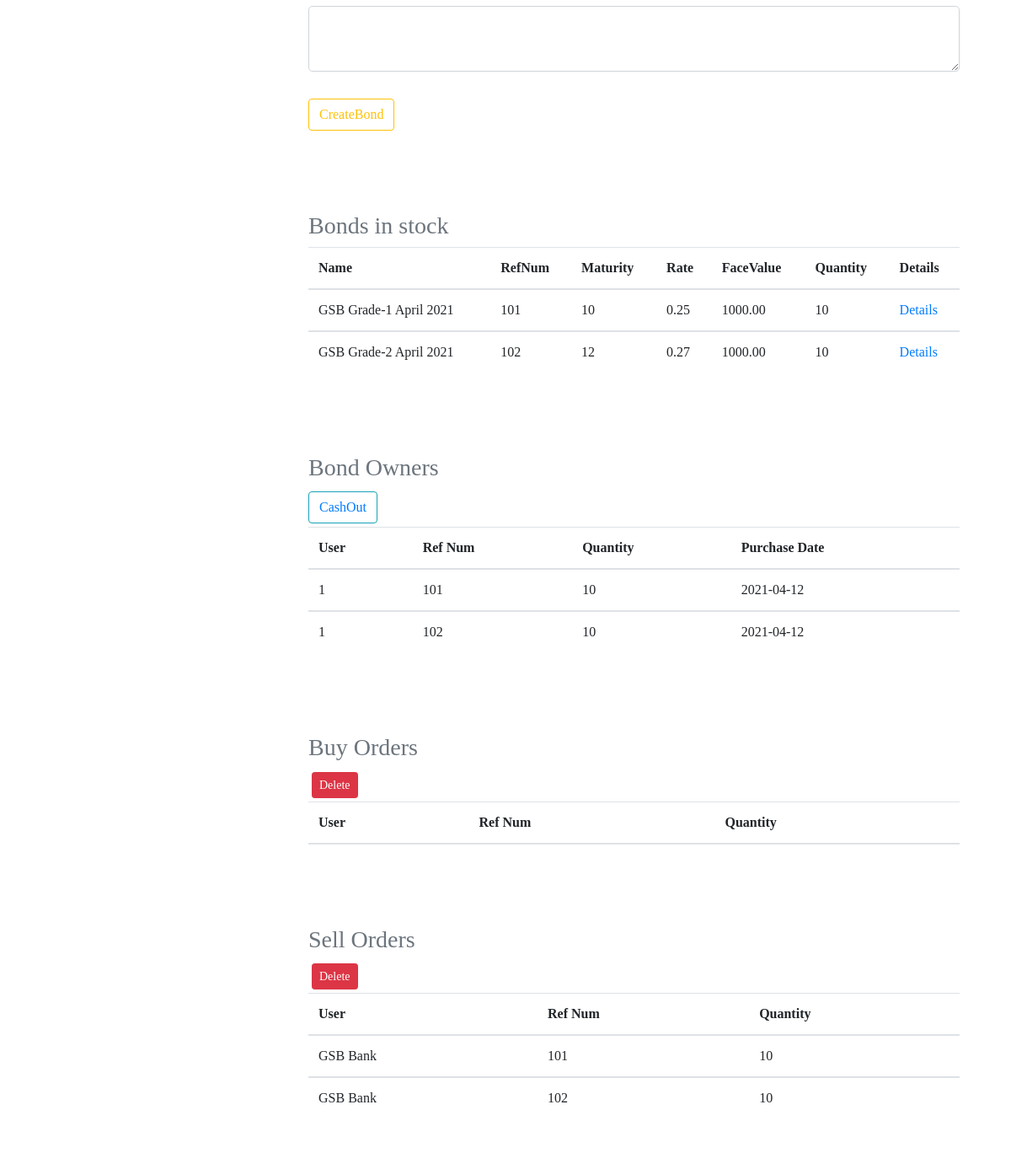
/adminbond (signed in, lower part), run on an earlier commit of the app's database.
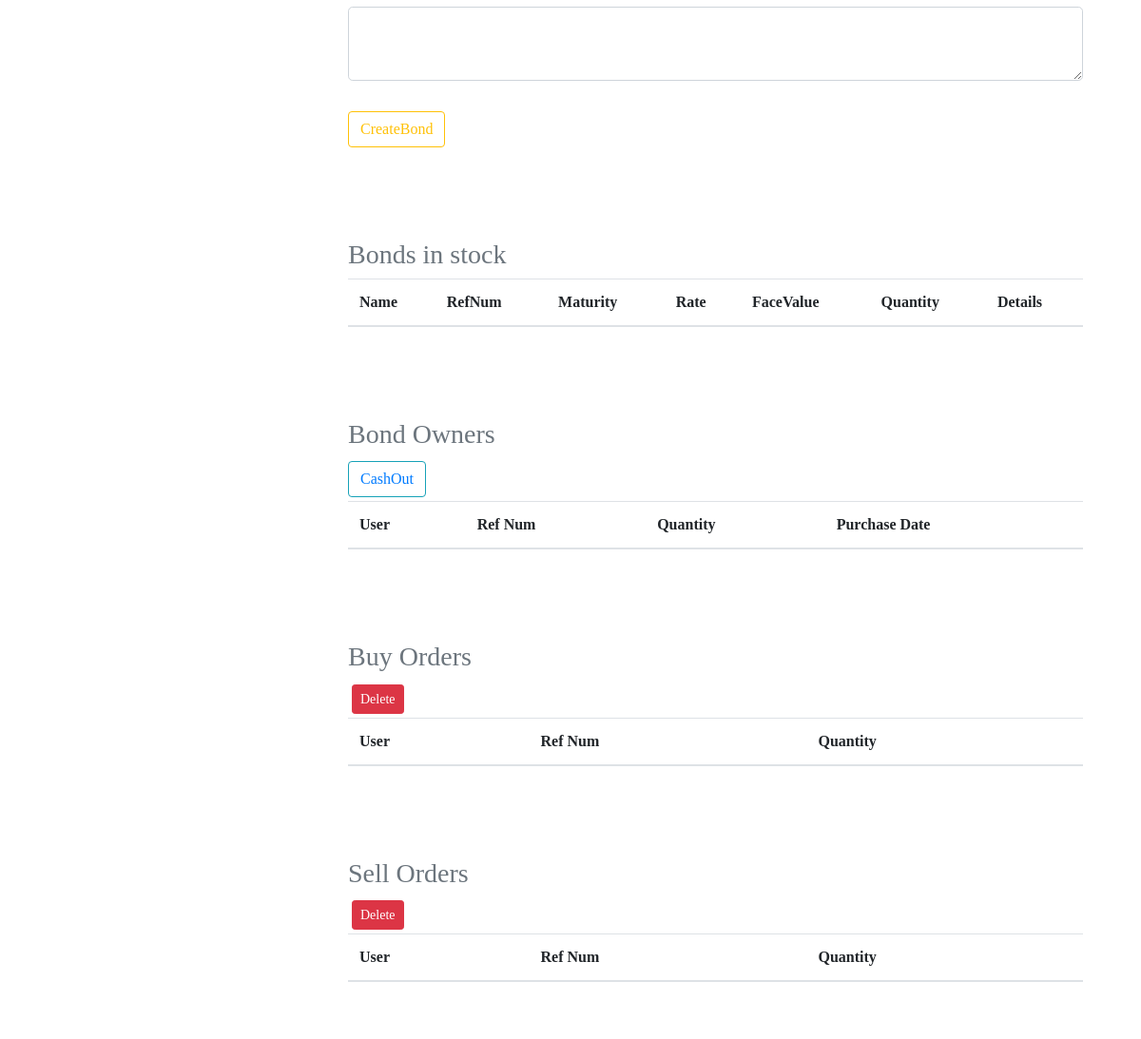
And on a later commit of the database.
### gsb/models.py (models this page shows, shortened)
class Bond(db.Model):
    id = db.Column(db.Integer, primary_key=True)
    name = db.Column(db.String(50), unique=True, nullable=False)
    ref_num = db.Column(db.Integer, unique=True, nullable=False)
    maturity = db.Column(db.Integer, nullable=False)
    rate = db.Column(db.Numeric(4, 2), nullable=False)
    face_value = db.Column(db.Numeric(6, 2), nullable=False)
    quantity = db.Column(db.Integer, nullable=False)
    info = db.Column(db.String(300), nullable=False)

class Bonds(db.Model):
    __tablename__ = 'bonds'
    __table_args__ = {'extend_existing': True}
    user_id = db.Column(db.Integer, db.ForeignKey('user.id'), primary_key=True)
    bond_id = db.Column(db.Integer, db.ForeignKey('bond.id'), primary_key=True)
    quantity = db.Column(db.Integer, nullable=False)
    timestamp = db.Column(db.DateTime, nullable=False,
        default=datetime.now())
    owner = db.relationship("User", backref="bond_owner")
    bond = db.relationship("Bond", backref="bond")

class Sells(db.Model):
    __tablename__ = 'sells'
    __table_args__ = {'extend_existing': True}
    user_id = db.Column(db.Integer, db.ForeignKey('user.id'), primary_key=True)
    bond_id = db.Column(db.Integer, db.ForeignKey('bond.id'), primary_key=True)
    quantity = db.Column(db.Integer, nullable=False)
    offer = db.Column(db.Numeric(6, 2), nullable=False)
    rate = db.Column(db.Numeric(4, 2), nullable=True)
    yd = db.Column(db.Numeric(4, 4), nullable=False)
    seller = db.relationship("User", backref="seller")
    bond = db.relationship("Bond", backref="bond_sell")

class User(db.Model, UserMixin):
    id = db.Column(db.Integer, primary_key=True)
    username = db.Column(db.String(20), unique=True, nullable=False)
    email = db.Column(db.String(120), unique=True, nullable=False)
    password = db.Column(db.String(60), nullable=False)
    account = db.Column(db.BigInteger, unique=True, nullable=False)
    cash = db.Column(db.Numeric(20, 2), nullable=False)
    admin =  db.Column(db.Boolean, default=False, nullable=False)
    active =  db.Column(db.Boolean, default=False, nullable=False)
    market =  db.Column(db.Boolean, default=False, nullable=False)
    image = db.Column(db.Integer, default=1, nullable=False)
    inbox = db.Column(db.Integer, default=0, nullable=False)
    term = db.Column(db.Numeric(20, 2), nullable=False)
    bond = db.Column(db.Numeric(20, 2), nullable=False)
    total = db.Column(db.Numeric(20, 2), nullable=False)
    terms = db.relationship('Term', secondary="terms")
    bonds = db.relationship('Bond', secondary="bonds")
    buys = db.relationship('Bond', secondary="buys")
    sells = db.relationship('Bond', secondary="sells")
    receives = db.relationship('Receives', lazy='dynamic', backref='receiver')
    sends = db.relationship('Sends', lazy='dynamic', backref='sender')
    posts = db.relationship('Statuses', lazy='dynamic', backref='poster')
    messages = db.relationship('Messages', lazy='dynamic', backref='messager')

### gsb/admin/routes.py (the view, shortened to what this page needs)
@admin.route('/adminbond', methods=['GET', 'POST'])
@login_required
def admin_bond():
    if current_user.admin != True:
        abort(403)
    form = CreateBond()
    stock = Bond.query.order_by(Bond.id).all()
    owners = Bonds.query.order_by(Bonds.user_id).all()
    buys = Buys.query.order_by(Buys.user_id).all()
    sells = Sells.query.order_by(Sells.user_id).all()
    return render_template('admin/adminbond.html', title='AdminBond', form=form, stock=stock, owners=owners, buys=buys, sells=sells)

### gsb/admin/forms.py
class CreateBond(FlaskForm):
    name = StringField('Name:', validators=[DataRequired()])
    ref_num = IntegerField('Ref num:', validators=[DataRequired()])
    maturity = IntegerField('Maturity:', validators=[DataRequired()])
    rate = DecimalField('Rate:', validators=[DataRequired()], places=2)
    face_value = DecimalField('Face:', validators=[DataRequired()], places=2)
    quantity = IntegerField('Quantity:', validators=[DataRequired()])
    info = TextAreaField('Info:', validators=[DataRequired()])
    submit = SubmitField('CreateBond')

### gsb/models.py (called while the page is built)
@login_manager.user_loader
def load_user(user_id):
    return User.query.get(int(user_id))

### gsb/templates/admin/adminbond.html (shortened to what the changed rows need)
{% extends 'base.html' %}
{% block content %}
    <div class="card-body shadow-lg p-3 mb-5 bg-white rounded" style="max-height: 500px; overflow: scroll;">
      <table class="table">
        <thead>
          <tr>
            <th scope="col">Name</th>
            <th scope="col">RefNum</th>
            <th scope="col">Maturity</th>
            <th scope="col">Rate</th>
            <th scope="col">FaceValue</th>
            <th scope="col">Quantity</th>
            <th scope="col">Details</th>
          </tr>
        {% for bond in stock %}
        </thead>
        <tbody>
          <tr>
            <td scope="row">{{ bond.name }}</td>
            <td>{{ bond.ref_num }}</td>
            <td>{{ bond.maturity }}</td>
            <td>{{ bond.rate }}</td>
            <td>{{ bond.face_value }}</td>
            <td>{{ bond.quantity }}</td>
            <td><a href="{{ url_for('admin.admin_product', bond_id=bond.id) }}">Details</a></td>
          </tr>
        {% endfor %}
        </tbody>
      </table>
    </div>
    <div class="card-body shadow-lg p-3 mb-5 bg-white rounded" style="max-height: 500px; overflow: scroll;">
      <table class="table">
        <thead>
          <tr>
            <th scope="col">User</th>
            <th scope="col">Ref Num</th>
            <th scope="col">Quantity</th>
            <th scope="col">Purchase Date</th>
          </tr>
        {% for owner in owners %}
        </thead>
        <tbody>
          <tr>
            <td scope="row">{{ owner.user_id }}</td>
            <td>{{ owner.bond_id+100 }}</td>
            <td>{{ owner.quantity }}</td>
            <td>{{ owner.timestamp.strftime('%Y-%m-%d') }}</td>
          </tr>
        {% endfor %}
        </tbody>
      </table>
    </div>
    <div class="card-body shadow-lg p-3 mb-5 bg-white rounded" style="max-height: 500px; overflow: scroll;">
        <table class="table">
          <thead>
            <tr>
              <th scope="col">User</th>
              <th scope="col">Ref Num</th>
              <th scope="col">Quantity</th>
            </tr>
        </table>
    </div>
    <div class="card-body shadow-lg p-3 mb-5 bg-white rounded" style="max-height: 500px; overflow: scroll;">
        <table class="table">
          <thead>
            <tr>
              <th scope="col">User</th>
              <th scope="col">Ref Num</th>
              <th scope="col">Quantity</th>
            </tr>
            {% for sell in sells %}
          </thead>
          <tbody>
            <tr>
              <td scope="row">{{ sell.seller.username }}</td>
              <td>{{ sell.bond_id+100 }}</td>
              <td>{{ sell.quantity }}</td>
            </tr>
            {% endfor %}
          </tbody>
        </table>
    </div>
{% endblock %}

What changed in the data, as far as the page shows it:
removed Bond: name "GSB Grade-1 April 2021", ref_num "101", maturity "10", rate "0.25", face_value "1000.00", quantity "10"
removed Bond: name "GSB Grade-2 April 2021", ref_num "102", maturity "12", rate "0.27", face_value "1000.00", quantity "10"
removed Bonds: user_id "1", owner.bond_id+100 "101", quantity "10", timestamp "2021-04-12"
removed Bonds: user_id "1", owner.bond_id+100 "102", quantity "10", timestamp "2021-04-12"
removed Sells: seller.username "GSB Bank", sell.bond_id+100 "101", quantity "10"
removed Sells: seller.username "GSB Bank", sell.bond_id+100 "102", quantity "10"
